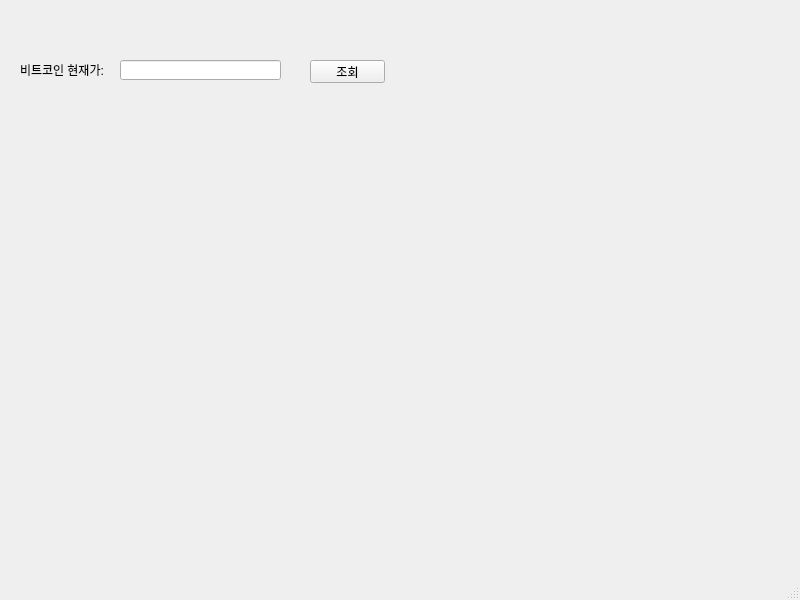
<?xml version="1.0" encoding="UTF-8"?>
<ui version="4.0">
 <class>MainWindow</class>
 <widget class="QMainWindow" name="MainWindow">
  <property name="geometry">
   <rect>
    <x>0</x>
    <y>0</y>
    <width>800</width>
    <height>600</height>
   </rect>
  </property>
  <property name="windowTitle">
   <string>MainWindow</string>
  </property>
  <widget class="QWidget" name="centralwidget">
   <widget class="QPushButton" name="pushButton">
    <property name="geometry">
     <rect>
      <x>310</x>
      <y>60</y>
      <width>75</width>
      <height>23</height>
     </rect>
    </property>
    <property name="text">
     <string>조회</string>
    </property>
   </widget>
   <widget class="QLabel" name="label">
    <property name="geometry">
     <rect>
      <x>20</x>
      <y>60</y>
      <width>101</width>
      <height>20</height>
     </rect>
    </property>
    <property name="text">
     <string>비트코인 현재가:</string>
    </property>
   </widget>
   <widget class="QLineEdit" name="lineEdit">
    <property name="geometry">
     <rect>
      <x>120</x>
      <y>60</y>
      <width>161</width>
      <height>20</height>
     </rect>
    </property>
   </widget>
  </widget>
  <widget class="QMenuBar" name="menubar">
   <property name="geometry">
    <rect>
     <x>0</x>
     <y>0</y>
     <width>800</width>
     <height>21</height>
    </rect>
   </property>
  </widget>
  <widget class="QStatusBar" name="statusbar"/>
 </widget>
 <resources/>
 <connections/>
</ui>
